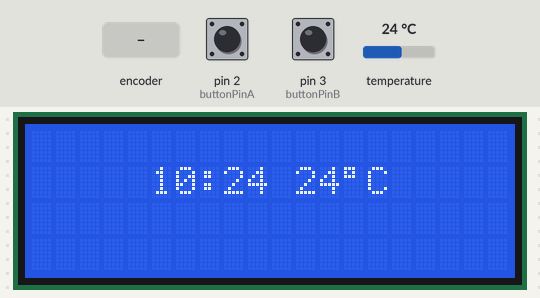
The sketch below on a simulated Arduino Uno, built with avr-gcc and run on an emulated ATmega328P. On the bench: 20×4 character LCD. The test bench sets the inputs (shaded band); at power-on: temperature 24 °C, pin 2 (buttonPinA) LOW, pin 3 (buttonPinB) LOW. The local clock reads 2024-03-15 10:24:30 at power-on unless the sketch sets it.

Above: at 1.2 s.
1.3 s: temperature set to 12 °C
At 2.9 s:
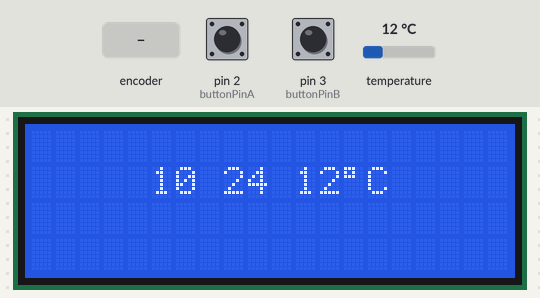
4.6 s: rotary encoder on pin 2 (buttonPinA) / pin 3 (buttonPinB) turned 1 step (first pin leading)
At 6.6 s:
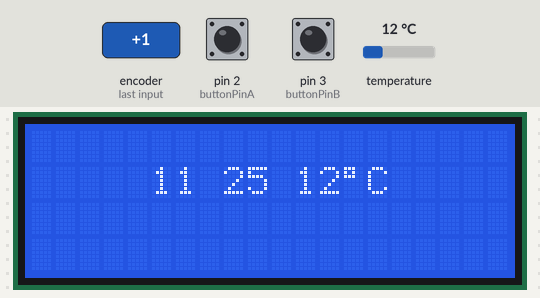
8.7 s: temperature set to 19 °C
At 10.0 s:
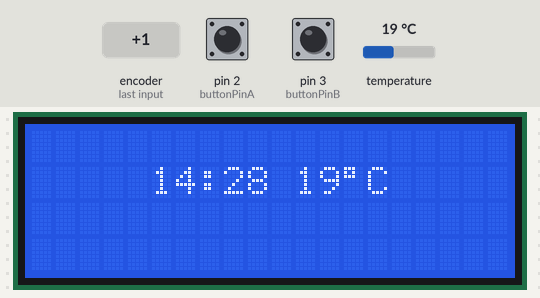
11.7 s: temperature set to 28 °C
At 12.8 s:
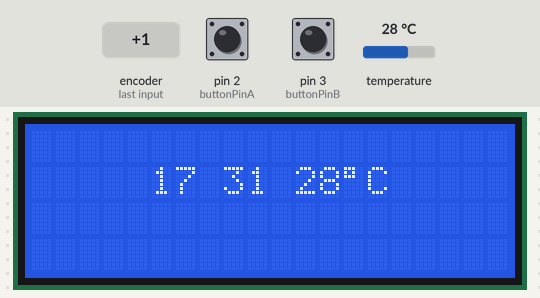
Timing chart, 0 to 14.7 s (numbered marks = the images above; inputs shaded):
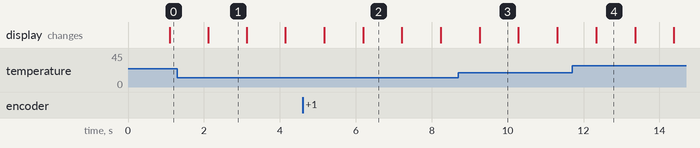

The sketch:

wood-clock.ino
```cpp
#include <LiquidCrystal_PCF8574.h>
#include <DS3231.h>
#include <Wire.h>

LiquidCrystal_PCF8574 lcd(0x27);
DS3231 clock;

const int buttonPinA = 2;
const int buttonPinB = 3;

bool century = false;
bool h12Flag;
bool pmFlag;

void setup()
{
  Wire.begin();
  Wire.beginTransmission(0x27);

  lcd.begin(20, 4);
  lcd.setBacklight(255);
  lcd.home();
}

void loop()
{
    printClock();
    setClock();


    delay(1000);
}

void setClock() {
    if (digitalRead(buttonPinA) == HIGH) {
      if (clock.getHour(h12Flag, pmFlag) < 23) {
        clock.setHour(clock.getHour(h12Flag, pmFlag) + 1);
      } else {
        clock.setHour(0);
      }
    }

    if (digitalRead(buttonPinB) == HIGH) {
      if (clock.getMinute() < 59) {
        clock.setMinute(clock.getMinute() + 1);
      } else {
        clock.setMinute(0);
      }
    }
}

void printClock() {
    lcd.setCursor(5, 1);
    lcdPrint(clock.getHour(h12Flag, pmFlag));
    if (clock.getSecond() % 2) {
      lcd.print(":");
    } else {
      lcd.print(" ");
    }
    lcdPrint(clock.getMinute());
    lcd.print(" ");
    lcdPrint(clock.getTemperature());
    lcd.print((char)223);
    lcd.print("C");
}

void lcdPrint(int value) {
  if (value < 10) {
    lcd.print("0");
  }
  lcd.print(value, DEC);
}
```

Measured:
- after the input at 1.3 s, the display: changes after 0.81 s (image 1)
- after the input at 4.6 s, the display: first differs from a run without the input after 1.6 s (image 2)
- what the display in image 2 shows lasts 1.0 s, from 6.2 s to 7.2 s
